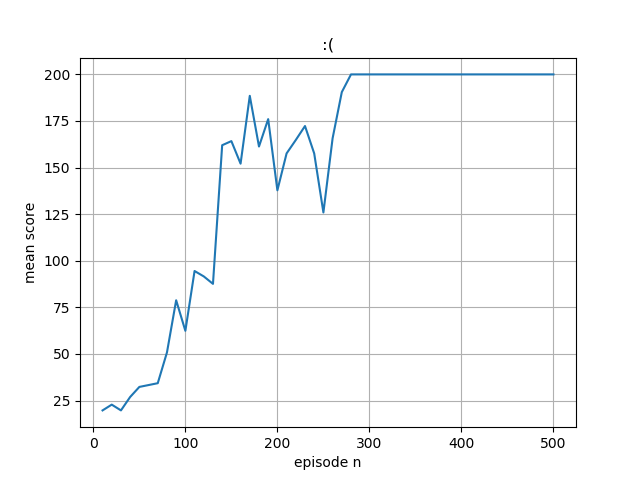

Write Python code to recreate this figure.
import numpy as np
import gym
import sys
import tensorflow as tf 
import matplotlib
import matplotlib.pyplot as plt
model = tf.keras.models.Sequential([
  tf.keras.layers.Dense(128,input_shape=(1,4),activation='relu'),
  tf.keras.layers.Dense(2, activation='softmax')
])

model2 = tf.keras.models.Sequential([
  tf.keras.layers.Dense(128,input_shape=(1,4),activation='relu'),
  tf.keras.layers.Dense(1)
])
optimizer = tf.keras.optimizers.Adam(learning_rate = 0.01)
model.summary()
episode_n=[]
mean_score=[]
def update_policy():
 print(len(replay_buffer))
 # exit()
 losses=[]
 losses2=[]
 with tf.GradientTape(persistent=True) as tape:
   for x in replay_buffer:
    states=np.vstack(x[:,0])
    
    actions=x[:,1]
    rewards=x[:,2]

    logits = model(states)
    values=model2(states)
   
    rewards=np.vstack(rewards)
    rewards=tf.convert_to_tensor(rewards, dtype=tf.float32)

    losses2.extend(tf.keras.losses.MSE(rewards,values))
    
    rewards=rewards-values
    indices=[]
    for x in range(len(states)):
      indices.append([x,actions[x]])

    rewards=tf.squeeze(rewards)

    neg_log_prob=-tf.math.log(tf.gather_nd(logits,tf.convert_to_tensor(indices)))
    losses.extend(tf.math.multiply(neg_log_prob,tf.convert_to_tensor(rewards)))

   losses=tf.math.reduce_sum(losses)
   losses2=tf.math.reduce_sum(losses2)
   losses/=batch_size
   losses2/=batch_size
  # print(losses2)
  # losses=tf.math.reduce_sum(losses,losses2)
 grads = tape.gradient(losses, model.trainable_variables)
 optimizer.apply_gradients(zip(grads, model.trainable_variables))
 grads2 = tape.gradient(losses2, model2.trainable_variables)
 optimizer.apply_gradients(zip(grads2, model2.trainable_variables))
 # print(grads)
 # exit()

def discount_normalize_rewards(r, gamma = 0.99):
    discounted_r = np.zeros_like(r)
    running_add = 0
    for t in reversed(range(0, r.size)):
        running_add = running_add * gamma + r[t]
        discounted_r[t] = running_add
        # print(discounted_r)
    discounted_r -= np.mean(discounted_r)
    discounted_r /= np.std(discounted_r)
    return discounted_r
env = gym.make('CartPole-v0')
env.seed(1)
# env._max_episode_steps = 1000
episodes = 500
batch_size = 10
score=0
replay_buffer=[]
for e in range(episodes):
  
  state = env.reset()
  
  episode_memory = []
  episode_score = 0
  done = False 
  while not done:
    state = state.reshape([1,4])
    logits = model(state)
    # print(logits)
    # print(state)
    # state = state.reshape([1,1,4])
    # print(state)
    # state=[[[ 0.03073904,0.00145001,-0.03088818,-0.03131252]],[[ 0.03073904,0.00145001,-0.03088818,-0.03131252]]]
    # print(np.array(state).shape)
    # print(model.predict(np.array(state),2))
    # exit()
    a_dist = logits.numpy()
    # Choose random action with p = action 
    a = np.random.choice(a_dist[0],p=a_dist[0])
    a, = np.where(a_dist[0] == a)
    a=a[0]
    #need numpy int64
    # if(a==0):
    # 	loss = compute_loss([[1,0]], logits)
    # else:
    # 	loss = compute_loss([[0,1]], logits)
    # make the choosen action 
    next_state, reward, done, _ = env.step(a)
    episode_score +=reward
    episode_memory.append([state.reshape(4,),a,reward])
    state=next_state
  episode_memory=np.array(episode_memory)
  episode_memory[:,2] = discount_normalize_rewards(episode_memory[:,2])
  replay_buffer.append(episode_memory)
  score+=episode_score

  print("Episode  {}  Score  {}".format(e+1, episode_score))
  if (e+1) % batch_size == 0:
    episode_n.append(e+1)
    mean_score.append(score/batch_size)
    print("Episode  mean  score  {}".format(score/batch_size))
    update_policy()
    replay_buffer=[]
    score=0
    print("==Policy Updated==")

fig, ax = plt.subplots()
ax.plot(episode_n, mean_score)
ax.set(xlabel='episode n', ylabel='mean score',title=':(')
ax.grid()
fig.savefig("test.png")
plt.show()
  
